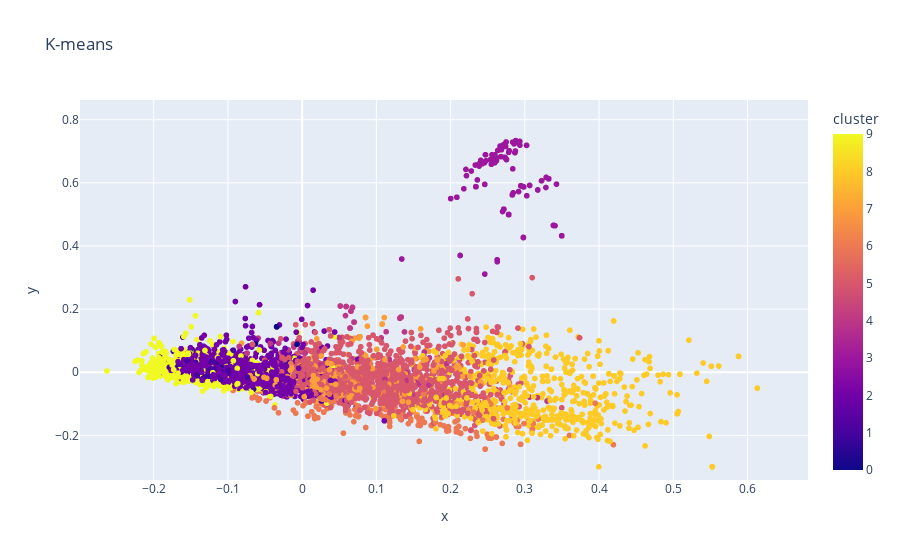

Here is the notebook cell this chart was saved with:
### Code cell
df2['pca'] = df2['tfidf'].pipe(hero.pca)
hero.scatterplot(df2, 'pca', color='cluster', title="K-means")

### Figure 1 — Plotly figure (JSON) as saved in the notebook; plotly's stock layout.template omitted (floating-point values rounded to 4 significant figures; data arrays with more than 128 entries replaced by an {"elided": "..."} marker saying what was removed)
{"data": [{"hovertemplate": "x=%{x}<br>y=%{y}<br>cluster=%{marker.color}<extra></extra>", "legendgroup": "", "marker": {"color": {"elided": "9239 int values"}, "coloraxis": "coloraxis", "symbol": "circle"}, "mode": "markers", "name": "", "showlegend": false, "type": "scattergl", "x": {"elided": "9239 float values"}, "xaxis": "x", "y": {"elided": "9239 float values"}, "yaxis": "y"}], "layout": {"autosize": true, "coloraxis": {"colorbar": {"title": {"text": "cluster"}}, "colorscale": [[0, "#0d0887"], [0.1111, "#46039f"], [0.2222, "#7201a8"], [0.3333, "#9c179e"], [0.4444, "#bd3786"], [0.5556, "#d8576b"], [0.6667, "#ed7953"], [0.7778, "#fb9f3a"], [0.8889, "#fdca26"], [1, "#f0f921"]]}, "dragmode": "pan", "legend": {"tracegroupgap": 0}, "selections": [], "title": {"text": "K-means"}, "xaxis": {"anchor": "y", "autorange": false, "domain": [0, 1], "range": [-0.2993, 0.6815], "title": {"text": "x"}, "type": "linear"}, "yaxis": {"anchor": "x", "autorange": false, "domain": [0, 1], "range": [-0.3416, 0.8623], "title": {"text": "y"}, "type": "linear"}}}
